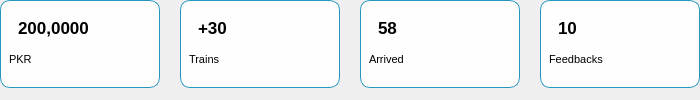
        <widget class="QWidget" name="mainFrame" native="true">
         <layout class="QHBoxLayout" name="horizontalLayout_24">
          <property name="spacing">
           <number>0</number>
          </property>
          <property name="leftMargin">
           <number>0</number>
          </property>
          <property name="topMargin">
           <number>0</number>
          </property>
          <property name="rightMargin">
           <number>0</number>
          </property>
          <property name="bottomMargin">
           <number>0</number>
          </property>
          <item>
           <widget class="QWidget" name="widget_9" native="true">
            <property name="styleSheet">
             <string notr="true"/>
            </property>
            <layout class="QHBoxLayout" name="horizontalLayout_25">
             <property name="spacing">
              <number>20</number>
             </property>
             <property name="leftMargin">
              <number>0</number>
             </property>
             <property name="topMargin">
              <number>0</number>
             </property>
             <property name="rightMargin">
              <number>0</number>
             </property>
             <property name="bottomMargin">
              <number>12</number>
             </property>
             <item>
              <widget class="QWidget" name="card1_3" native="true">
               <property name="minimumSize">
                <size>
                 <width>160</width>
                 <height>0</height>
                </size>
               </property>
               <property name="styleSheet">
                <string notr="true">background-color: rgb(254, 254, 255);
border-radius:10px;
border:1px solid #2596be</string>
               </property>
               <layout class="QVBoxLayout" name="verticalLayout_10">
                <item>
                 <widget class="QFrame" name="frame_9">
                  <property name="styleSheet">
                   <string notr="true">border:none;
</string>
                  </property>
                  <property name="frameShape">
                   <enum>QFrame::StyledPanel</enum>
                  </property>
                  <property name="frameShadow">
                   <enum>QFrame::Raised</enum>
                  </property>
                  <layout class="QHBoxLayout" name="horizontalLayout_26">
                   <item>
                    <widget class="QLabel" name="label_29">
                     <property name="font">
                      <font>
                       <pointsize>13</pointsize>
                       <weight>75</weight>
                       <bold>true</bold>
                      </font>
                     </property>
                     <property name="styleSheet">
                      <string notr="true">border:none;</string>
                     </property>
                     <property name="text">
                      <string>200,0000</string>
                     </property>
                    </widget>
                   </item>
                   <item>
                    <widget class="QLabel" name="label_30">
                     <property name="minimumSize">
                      <size>
                       <width>20</width>
                       <height>20</height>
                      </size>
                     </property>
                     <property name="maximumSize">
                      <size>
                       <width>20</width>
                       <height>20</height>
                      </size>
                     </property>
                     <property name="styleSheet">
                      <string notr="true">border:none;</string>
                     </property>
                     <property name="text">
                      <string/>
                     </property>
                     <property name="pixmap">
                      <pixmap resource="Res/adminResource.qrc">:/icons/shopping-cart.svg</pixmap>
                     </property>
                     <property name="scaledContents">
                      <bool>true</bool>
                     </property>
                    </widget>
                   </item>
                  </layout>
                 </widget>
                </item>
                <item alignment="Qt::AlignTop">
                 <widget class="QLabel" name="label_31">
                  <property name="font">
                   <font>
                    <pointsize>8</pointsize>
                    <weight>50</weight>
                    <bold>false</bold>
                   </font>
                  </property>
                  <property name="styleSheet">
                   <string notr="true">border:none;</string>
                  </property>
                  <property name="text">
                   <string>PKR</string>
                  </property>
                 </widget>
                </item>
               </layout>
              </widget>
             </item>
             <item>
              <widget class="QWidget" name="card2_3" native="true">
               <property name="minimumSize">
                <size>
                 <width>160</width>
                 <height>0</height>
                </size>
               </property>
               <property name="styleSheet">
                <string notr="true">background-color: rgb(254, 254, 255);
border-radius:10px;
border:1px solid #2596be</string>
               </property>
               <layout class="QVBoxLayout" name="verticalLayout_11">
                <item>
                 <widget class="QFrame" name="frame_10">
                  <property name="styleSheet">
                   <string notr="true">border:none;
</string>
                  </property>
                  <property name="frameShape">
                   <enum>QFrame::StyledPanel</enum>
                  </property>
                  <property name="frameShadow">
                   <enum>QFrame::Raised</enum>
                  </property>
                  <layout class="QHBoxLayout" name="horizontalLayout_27">
                   <item>
                    <widget class="QLabel" name="label_32">
                     <property name="font">
                      <font>
                       <pointsize>13</pointsize>
                       <weight>75</weight>
                       <bold>true</bold>
                      </font>
                     </property>
                     <property name="styleSheet">
                      <string notr="true">border:none;</string>
                     </property>
                     <property name="text">
                      <string>+30</string>
                     </property>
                    </widget>
                   </item>
                   <item>
                    <widget class="QLabel" name="label_33">
                     <property name="minimumSize">
                      <size>
                       <width>20</width>
                       <height>20</height>
                      </size>
                     </property>
                     <property name="maximumSize">
                      <size>
                       <width>20</width>
                       <height>20</height>
                      </size>
                     </property>
                     <property name="styleSheet">
                      <string notr="true">border:none;</string>
                     </property>
                     <property name="text">
                      <string/>
                     </property>
                     <property name="pixmap">
                      <pixmap resource="Res/adminResource.qrc">:/icons/activity.svg</pixmap>
                     </property>
                     <property name="scaledContents">
                      <bool>true</bool>
                     </property>
                    </widget>
                   </item>
                  </layout>
                 </widget>
                </item>
                <item alignment="Qt::AlignTop">
                 <widget class="QLabel" name="label_34">
                  <property name="font">
                   <font>
                    <pointsize>8</pointsize>
                    <weight>50</weight>
                    <bold>false</bold>
                   </font>
                  </property>
                  <property name="styleSheet">
                   <string notr="true">border:none;</string>
                  </property>
                  <property name="text">
                   <string>Trains</string>
                  </property>
                 </widget>
                </item>
               </layout>
              </widget>
             </item>
             <item>
              <widget class="QWidget" name="card3_3" native="true">
               <property name="minimumSize">
                <size>
                 <width>160</width>
                 <height>0</height>
                </size>
               </property>
               <property name="styleSheet">
                <string notr="true">background-color: rgb(254, 254, 255);
border-radius:10px;
border:1px solid #2596be</string>
               </property>
               <layout class="QVBoxLayout" name="verticalLayout_12">
                <item>
                 <widget class="QFrame" name="frame_11">
                  <property name="styleSheet">
                   <string notr="true">border:none;
</string>
                  </property>
                  <property name="frameShape">
                   <enum>QFrame::StyledPanel</enum>
                  </property>
                  <property name="frameShadow">
                   <enum>QFrame::Raised</enum>
                  </property>
                  <layout class="QHBoxLayout" name="horizontalLayout_28">
                   <item>
                    <widget class="QLabel" name="label_35">
                     <property name="font">
                      <font>
                       <pointsize>13</pointsize>
                       <weight>75</weight>
                       <bold>true</bold>
                      </font>
                     </property>
                     <property name="styleSheet">
                      <string notr="true">border:none;</string>
                     </property>
                     <property name="text">
                      <string>58</string>
                     </property>
                    </widget>
                   </item>
                   <item>
                    <widget class="QLabel" name="label_36">
                     <property name="minimumSize">
                      <size>
                       <width>20</width>
                       <height>20</height>
                      </size>
                     </property>
                     <property name="maximumSize">
                      <size>
                       <width>20</width>
                       <height>20</height>
                      </size>
                     </property>
                     <property name="styleSheet">
                      <string notr="true">border:none;</string>
                     </property>
                     <property name="text">
                      <string/>
                     </property>
                     <property name="pixmap">
                      <pixmap resource="Res/adminResource.qrc">:/icons/send.svg</pixmap>
                     </property>
                     <property name="scaledContents">
                      <bool>true</bool>
                     </property>
                    </widget>
                   </item>
                  </layout>
                 </widget>
                </item>
                <item alignment="Qt::AlignTop">
                 <widget class="QLabel" name="label_37">
                  <property name="font">
                   <font>
                    <pointsize>8</pointsize>
                    <weight>50</weight>
                    <bold>false</bold>
                   </font>
                  </property>
                  <property name="styleSheet">
                   <string notr="true">border:none;</string>
                  </property>
                  <property name="text">
                   <string>Arrived</string>
                  </property>
                 </widget>
                </item>
               </layout>
              </widget>
             </item>
             <item>
              <widget class="QWidget" name="card4_3" native="true">
               <property name="minimumSize">
                <size>
                 <width>160</width>
                 <height>0</height>
                </size>
               </property>
               <property name="styleSheet">
                <string notr="true">background-color: rgb(254, 254, 255);
border-radius:10px;
border:1px solid #2596be</string>
               </property>
               <layout class="QVBoxLayout" name="verticalLayout_13">
                <item>
                 <widget class="QFrame" name="frame_12">
                  <property name="styleSheet">
                   <string notr="true">border:none;
</string>
                  </property>
                  <property name="frameShape">
                   <enum>QFrame::StyledPanel</enum>
                  </property>
                  <property name="frameShadow">
                   <enum>QFrame::Raised</enum>
                  </property>
                  <layout class="QHBoxLayout" name="horizontalLayout_29">
                   <item>
                    <widget class="QLabel" name="label_38">
                     <property name="font">
                      <font>
                       <pointsize>13</pointsize>
                       <weight>75</weight>
                       <bold>true</bold>
                      </font>
                     </property>
                     <property name="styleSheet">
                      <string notr="true">border:none;</string>
                     </property>
                     <property name="text">
                      <string>10</string>
                     </property>
                    </widget>
                   </item>
                   <item>
                    <widget class="QLabel" name="label_39">
                     <property name="minimumSize">
                      <size>
                       <width>20</width>
                       <height>20</height>
                      </size>
                     </property>
                     <property name="maximumSize">
                      <size>
                       <width>20</width>
                       <height>20</height>
                      </size>
                     </property>
                     <property name="styleSheet">
                      <string notr="true">border:none;</string>
                     </property>
                     <property name="text">
                      <string/>
                     </property>
                     <property name="pixmap">
                      <pixmap resource="Res/adminResource.qrc">:/icons/message-square.svg</pixmap>
                     </property>
                     <property name="scaledContents">
                      <bool>true</bool>
                     </property>
                    </widget>
                   </item>
                  </layout>
                 </widget>
                </item>
                <item alignment="Qt::AlignTop">
                 <widget class="QLabel" name="label_40">
                  <property name="font">
                   <font>
                    <pointsize>8</pointsize>
                    <weight>50</weight>
                    <bold>false</bold>
                   </font>
                  </property>
                  <property name="styleSheet">
                   <string notr="true">border:none;</string>
                  </property>
                  <property name="text">
                   <string>Feedbacks</string>
                  </property>
                 </widget>
                </item>
               </layout>
              </widget>
             </item>
            </layout>
           </widget>
          </item>
         </layout>
        </widget>
